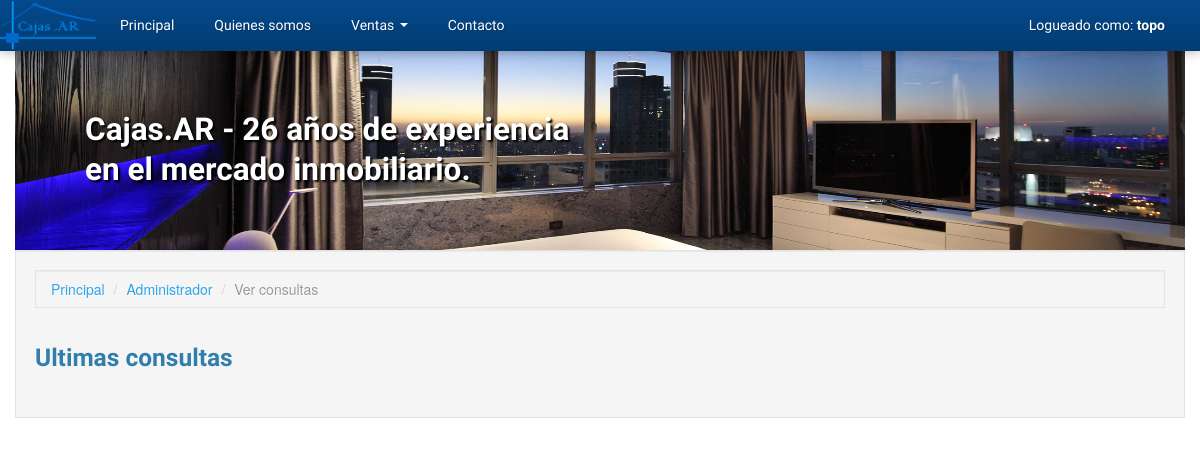
The page /index.php?page=admin-view-contacts (signed in) on the database as committed earlier.
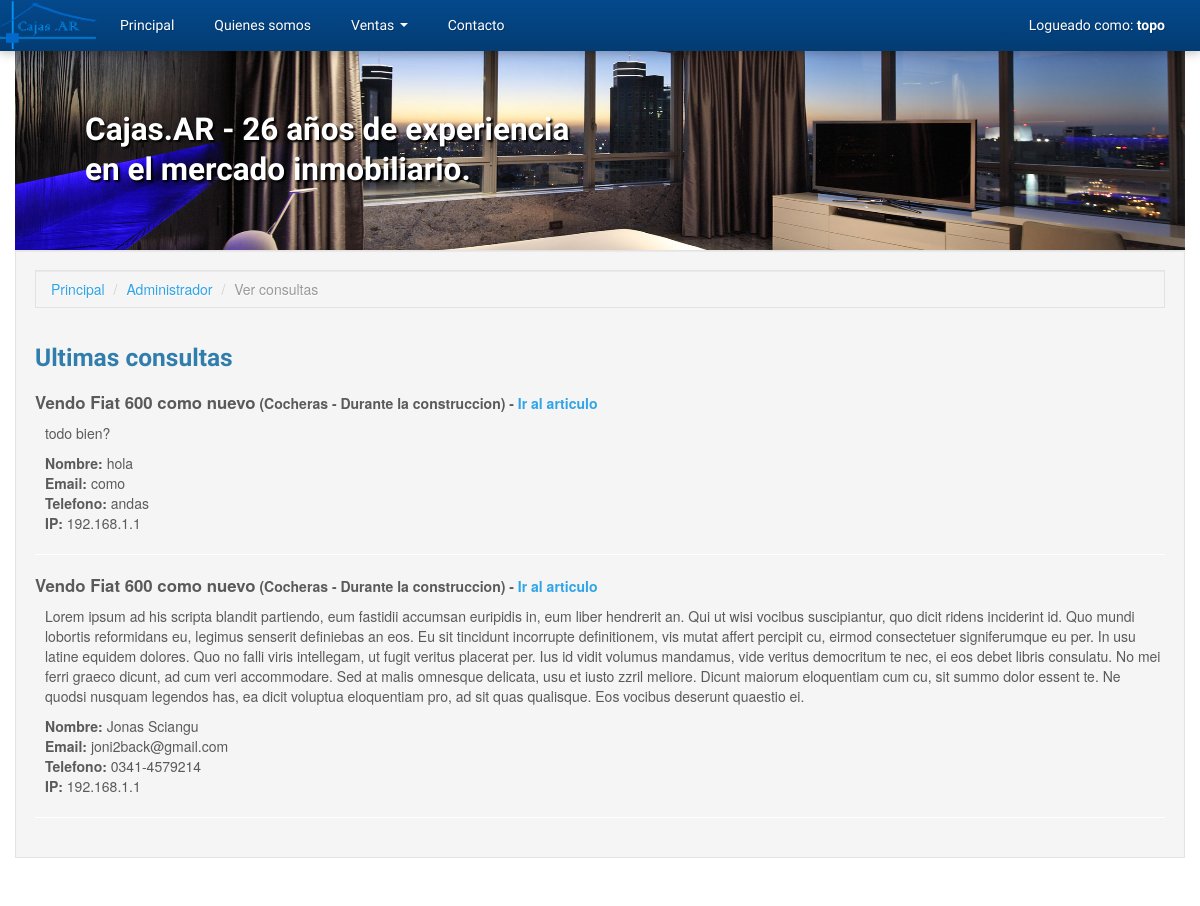
The same page on the database as committed later.
### tables this page shows
CREATE TABLE `consultas` (
  `id` int(8) NOT NULL AUTO_INCREMENT,
  `article_id` int(8) NOT NULL,
  `name` varchar(64) DEFAULT NULL,
  `email` varchar(64) NOT NULL,
  `phone` varchar(32) DEFAULT NULL,
  `message` text,
  `ip` varchar(15) DEFAULT NULL,
  PRIMARY KEY (`id`)
);

CREATE TABLE `articles` (
  `id` int(8) NOT NULL AUTO_INCREMENT,
  `id_article_category` int(2) NOT NULL,
  `id_article_type` int(2) NOT NULL,
  `id_author` int(2) NOT NULL,
  `title` varchar(128) NOT NULL,
  `description` text,
  `location` varchar(128) DEFAULT NULL,
  `address` varchar(64) DEFAULT NULL,
  `price` float DEFAULT NULL,
  PRIMARY KEY (`id`),
  KEY `id_article_category` (`id_article_category`),
  KEY `id_article_type` (`id_article_type`),
  KEY `id_author` (`id_author`),
  CONSTRAINT `id_article_category` FOREIGN KEY (`id_article_category`) REFERENCES `article_categories` (`id`) ON DELETE NO ACTION ON UPDATE NO ACTION,
  CONSTRAINT `id_article_type` FOREIGN KEY (`id_article_type`) REFERENCES `article_types` (`id`) ON DELETE NO ACTION ON UPDATE NO ACTION,
  CONSTRAINT `id_author` FOREIGN KEY (`id_author`) REFERENCES `users` (`id`) ON DELETE NO ACTION ON UPDATE NO ACTION
);

CREATE TABLE `article_categories` (
  `id` int(8) NOT NULL AUTO_INCREMENT,
  `name` varchar(32) NOT NULL,
  PRIMARY KEY (`id`)
);

CREATE TABLE `article_types` (
  `id` int(8) NOT NULL AUTO_INCREMENT,
  `name` varchar(64) NOT NULL,
  PRIMARY KEY (`id`)
);

### includes/mysqldb.php (called while the page is built, shortened)
<?php
class MySQLConnection
{
    private $_dbLink, $_queryResponse;
    public function connect($user, $pass, $host, $database)
    {
        $this->_dbLink = mysqli_connect($host, $user, $pass);
        mysqli_select_db($this->_dbLink, $database);
    }
    public function query($query)
    {
        $this->_queryResponse = mysqli_query($this->_dbLink, $query);
        return $this;
    }
    public function getResults()
    {
        $this->lastResult = array();
        if ($this->_queryResponse && !is_bool($this->_queryResponse)) {
            while ($response = mysqli_fetch_object($this->_queryResponse)) {
                $this->lastResult[] = $response;
            }
        }
        return $this->lastResult;
    }
}

### includes/autoload.php (called while the page is built, shortened)
<?php
require_once dirname(__FILE__) . '/application.php';
require_once dirname(__FILE__) . '/mysqldb.php';
require_once dirname(__FILE__) . '/inputdata.php';
$app = new Application(
    new MySQLConnection(MYSQL_USER, MYSQL_PASS, MYSQL_HOST, MYSQL_DATABASE),
    new InputData()
);

### includes/application.php (called while the page is built, shortened)
<?php
class Application
{
    protected $db;
    public $io;
    public function __construct(MySQLConnection $db, InputData $io)
    {
        $this->db = $db;
        $this->io = $io;
    }
    public function getSectionName()
    {
        $page = $this->io->getQuery('page');
        $page = str_replace('-', '_', $page);
        return $page && is_string($page) ? $page : 'index';
    }
    public function getQuestions($limit = 50)
    {
        $limit = (int) $limit;
        $queryString = ""
            . "SELECT consultas.*, "
                . "articles.title AS article_title, "
                . "article_types.name AS article_type, "
                . "article_categories.name AS article_category "
            . "FROM consultas "
                . "INNER JOIN articles ON consultas.article_id = articles.id "
                . "INNER JOIN article_categories ON articles.id_article_category = article_categories.id "
                . "INNER JOIN article_types ON articles.id_article_type = article_types.id "
            . "LIMIT {$limit}";
        return $this->db->query($queryString)->getResults();
    }
}

### includes/inputdata.php (called while the page is built, shortened)
<?php
class InputData
{
    private $_request, $_response, $_query, $_post, $_server, $_cookies;
    public function __construct()
    {
        $this->_query    = &$_GET;
    }
    public function getQuery($param = null, $default = null)
    {
        if ($param) {
            return isset($this->_query[$param]) ?
                $this->_query[$param] : $default;
        }
        return $this->_query;
    }
    public function getSession($param = null, $default = null)
    {
        if ($param) {
            return isset($_SESSION[$param]) ?
                $_SESSION[$param] : $default;
        }
        return $_SESSION;
    }
}

### includes/templates/content_admin_view_contacts.php (the view, shortened to what this page needs)
<div class="container">
    <div class="well">
        <ul class="breadcrumb well">
            <li><a href="index.php?page=home">Principal</a> <span class="divider">/</span></li>
            <li><a href="index.php?page=admin">Administrador</a> <span class="divider">/</span></li>
            <li class="active">Ver consultas</li>
        </ul>
        <div class="row-fluid">
            <div class="span12">
                <h3>Ultimas consultas</h3>
                <dl class="">
                    <?php foreach($app->getQuestions() as $question) { ?>
                        <dt class="mb10">
                            <big><?php echo $question->article_title; ?></big>
                            (<?php echo $question->article_category; ?> - <?php echo $question->article_type; ?>) -
                            <a href="index.php?page=item&id="<?php echo $question->article_id; ?>">Ir al articulo</a>
                        </dt>
                        <dd>
                            <p><?php echo $question->message; ?></p>
                            <ul class="unstyled">
                                <li><b>Nombre:</b> <?php echo $question->name; ?></li>
                                <li><b>Email:</b> <?php echo $question->email; ?></li>
                                <li><b>Telefono:</b> <?php echo $question->phone; ?></li>
                                <li><b>IP:</b> <?php echo $question->ip; ?></li>
                            </ul>
                        </dd>
                        <hr />
                    <?php } ?>
            </div>
        </div>
    </div>
</div>

### includes/templates/header.php (shortened to what this page needs)
<!DOCTYPE html>
<html lang="en">
  <head>
    <link href="assets/libraries/bootstrap/css/bootstrap.cerulean.css" rel="stylesheet">
    <link href="assets/libraries/bootstrap/css/bootstrap-responsive.css" rel="stylesheet">
	<link href="assets/libraries/bootstrap/css/base.css" rel="stylesheet">
	<link href="assets/css/nuestro.css" rel="stylesheet">
  </head>
  <body>

### index.php
<?php
require_once dirname(__FILE__) . '/includes/autoload.php';
$sectionFile = 'content_' . $app->getSectionName() . '.php';
$carouselType = $app->getSectionName() == 'home' ? 'carousel_dynamic.php' : 'carousel_fixed.php';
require_once TEMPLATES_DIR . DS . 'header.php';
if ($app->getSectionName() != 'index') {
    require_once TEMPLATES_DIR . DS . 'menu.php';
    require_once TEMPLATES_DIR . DS . $carouselType;
}
if (file_exists(TEMPLATES_DIR . DS . $sectionFile)) {
    require_once TEMPLATES_DIR . DS . $sectionFile;
} else {
    require_once TEMPLATES_DIR . DS . 'content_404.php';
}
require_once TEMPLATES_DIR . DS . 'footer.php';

### includes/templates/menu.php (shortened to what this page needs)
<div class="navbar-wrapper">
  <div class="container">
    <div class="navbar navbar-inverse navbar-fixed-top">
      <div class="navbar-inner">
      <div class="container">
        <a class="brand" href="index.php?page=home"><img class="logo-caja" src="assets/images/logo1.png"></a>
        <div class="nav-collapse collapse">
          <ul class="nav">
            <li class=""><a href="index.php?page=home">Principal</a></li>
            <li><a href="index.php?page=about">Quienes somos</a></li>
            <li class="dropdown">
              <a href="#" class="dropdown-toggle" data-toggle="dropdown">Ventas <b class="caret"></b></a>
            </li>
            <li><a href="index.php?page=contact">Contacto</a></li>
          </ul>
          <ul class="nav pull-right">
            <li class="">
                <a href="index.php?page=login"><?php echo $app->io->getSession('username') ? 'Logueado como: <b>' . $app->io->getSession('username') . '</b>': 'Iniciar sesion'; ?></a>
            </li>
          </ul>
        </div>
      </div>
      </div>
    </div>
  </div>
</div>

### includes/templates/carousel_fixed.php
<div class="">
    <div class="container">
        <div id="myCarousel" class="carousel slide slider-principal">
          <div class="carousel-inner reduce-altura">
            <div class="item active">
              <img src="assets/images/departamento.jpg" alt="">
              <div class="container">
                <div class="carousel-caption">
                    <h2>Cajas.AR - 26 a&ntilde;os de experiencia en el mercado inmobiliario.</h2>
                </div>
              </div>
            </div>
          </div>
        </div>
    </div>
</div>

### includes/templates/footer.php
  </body>
</html>

### assets/css/nuestro.css (style rules this page uses)
.slider-principal h2 { color:#fff; text-shadow: 2px 2px 2px rgba(0, 0, 0, 100); margin-left:50px; }
.brand { padding:0!important; }
.logo-caja { height: 51px; margin: 0; padding: 0; width:105px; }
.carousel-inner.reduce-altura { height:250px; }
.carousel-inner.reduce-altura .item img { margin-top:-100px; }
.carousel-inner.reduce-altura .carousel-caption { margin-top:110px; }
.carousel { margin-bottom:0; }
.mb10 { margin-bottom:10px; }
.input-prepend .add-on, .input-append .add-on, .btn, .modal, .dropdown-menu, .alert, .thumbnail, .well, input, select, textarea, .bootstrap-tagsinput { border-radius: 0px!important; }

Rows that differ between the two databases and show on the page:
added consultas: article.title "Vendo Fiat 600 como nuevo", article_categories.name "Cocheras", article_types.name "Durante la construccion", message "todo bien?", name "hola", email "como", phone "andas", ip "192.168.1.1"
added consultas: article.title "Vendo Fiat 600 como nuevo", article_categories.name "Cocheras", article_types.name "Durante la construccion", message "Lorem ipsum ad his scripta blandit partiendo, eum fastidii accumsan euripidis in, eum liber hendrerit an. Qui ut wisi vocibus suscipiantur, quo dicit ridens inciderint id. Quo mundi lobortis reformidans eu, legimus senserit definiebas an eos. Eu sit tincidunt incorrupte definitionem, vis mutat affert percipit cu, eirmod consectetuer signiferumque eu per. In usu latine equidem dolores. Quo no falli viris intellegam, ut fugit veritus placerat per. Ius id vidit volumus mandamus, vide veritus democritum te nec, ei eos debet libris consulatu. No mei ferri graeco dicunt, ad cum veri accommodare. Sed at malis omnesque delicata, usu et iusto zzril meliore. Dicunt maiorum eloquentiam cum cu, sit…", name "Jonas Sciangu", email "joni2back@gmail.com", phone "0341-4579214", ip "192.168.1.1"
